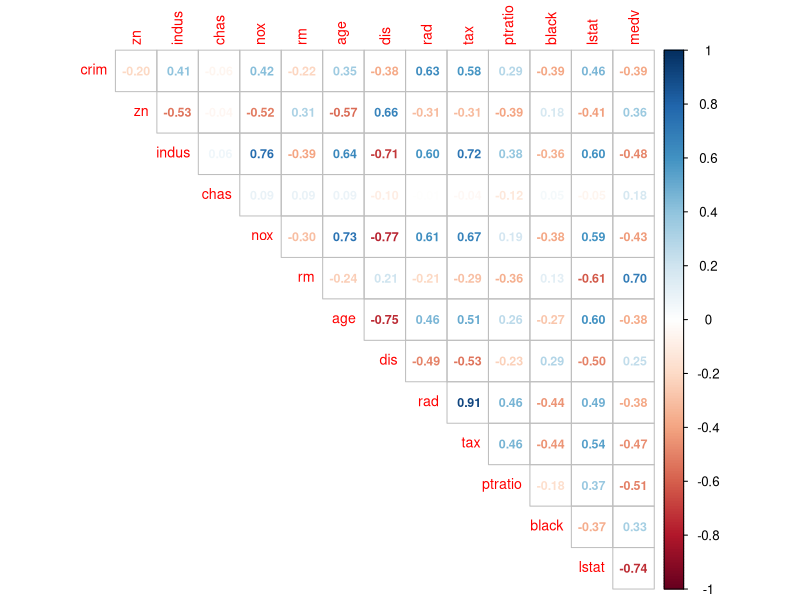
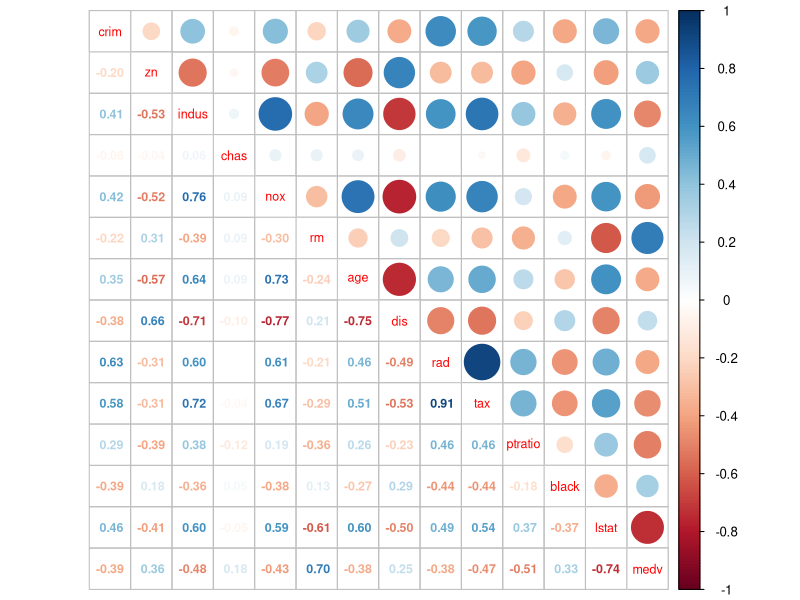
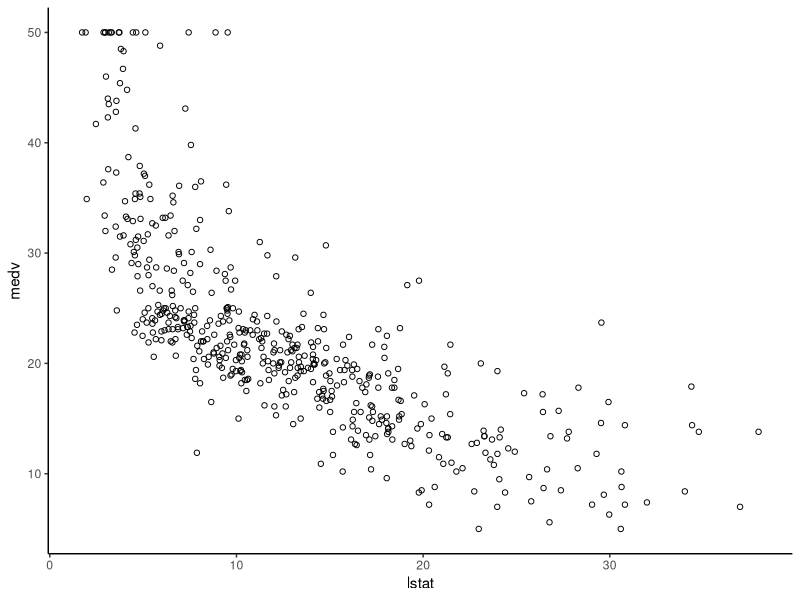
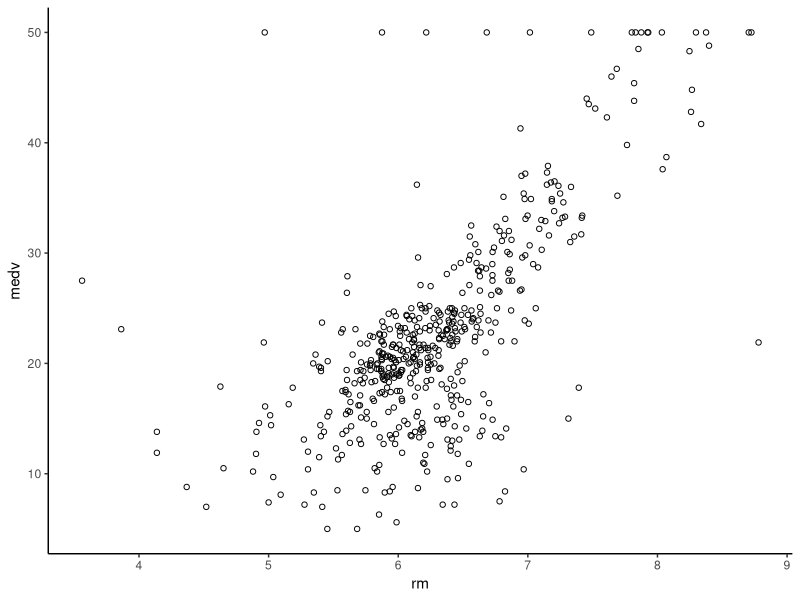
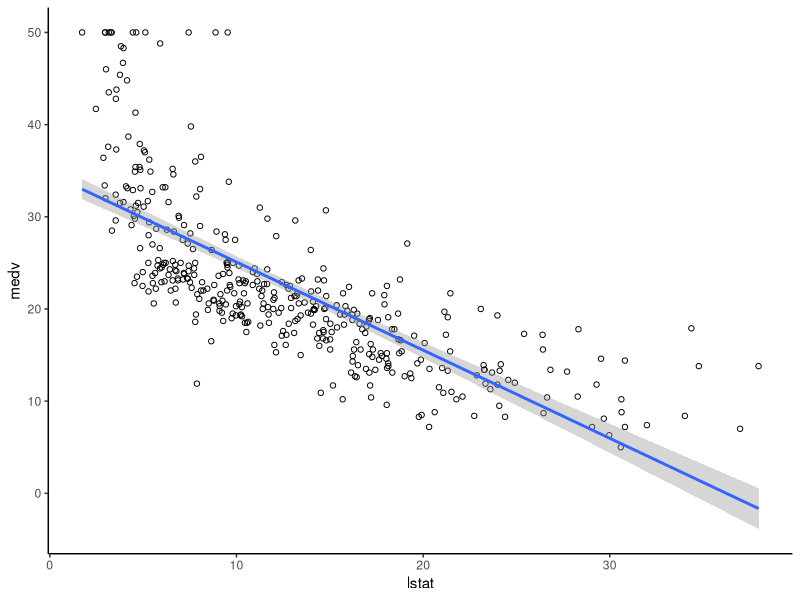
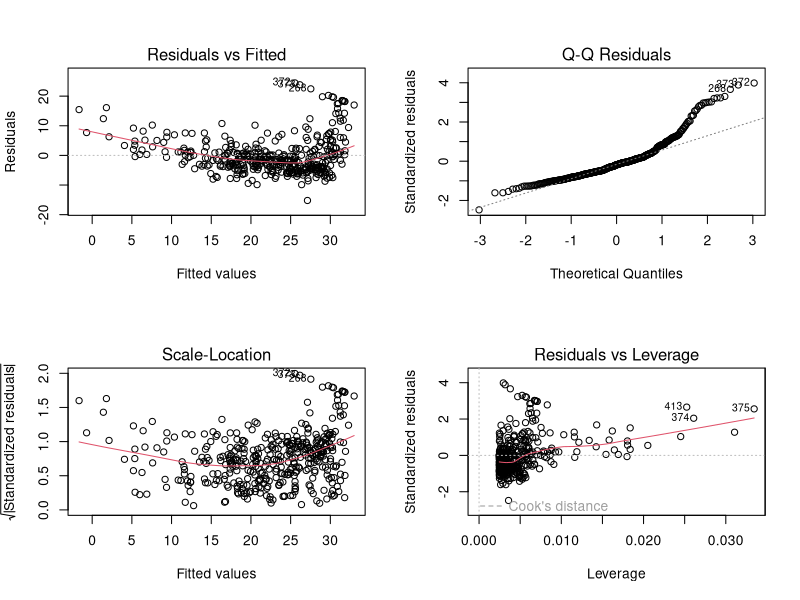
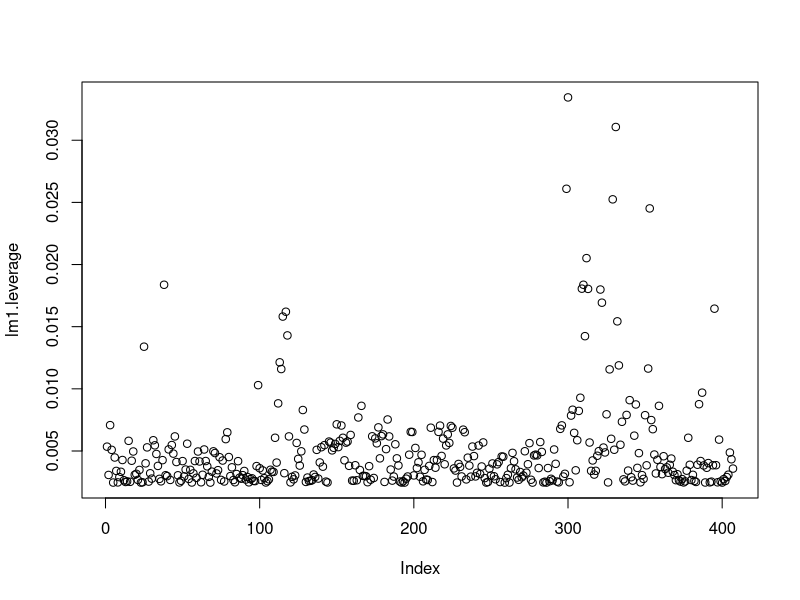
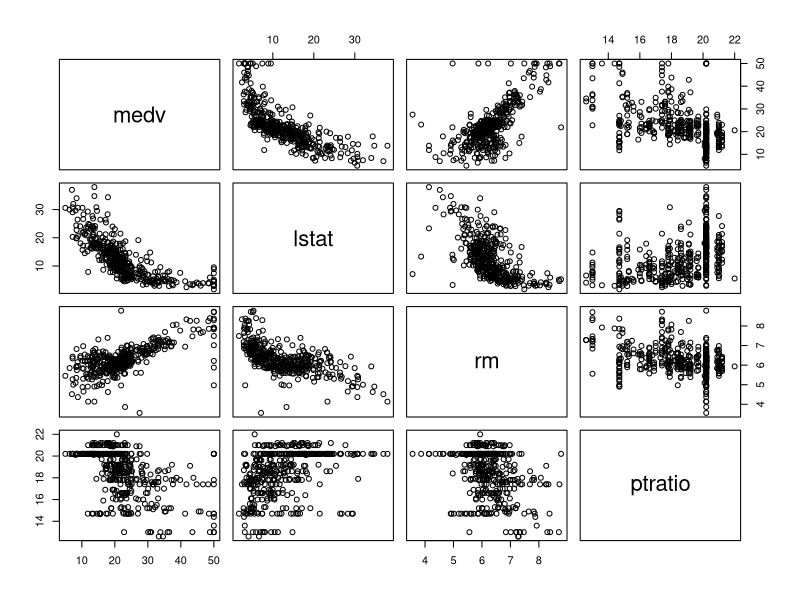

The R source for these figures, in order:
##########################
# Linear Regression
##########################

# load MASS, corrplot and ggplot2
library(MASS)
#install.packages('corrplot')
library(corrplot)
library(ggplot2)

# examine the structure of the Boston dataset
str(Boston)

# bring out the docs for the dataset 
?Boston

# compute the correlation matrix
corr.matrix <- cor(Boston)

# one option for plotting correlations: using colors to represent the extent of correlation
corrplot(corr.matrix, method = "number", type = "upper", diag = FALSE, number.cex=0.75, tl.cex = 0.85)

# another option, with both colors and exact correlation scores
corrplot.mixed(corr.matrix, tl.cex=0.75, number.cex=0.75)

#  plot *lstat* against the response variable
ggplot(data = Boston, mapping = aes(x = lstat, y = medv)) +
  geom_point(shape = 1) +
  theme_classic()

#  plot *rm* against the response variable
ggplot(data = Boston, mapping = aes(x = rm, y = medv)) +
  geom_point(shape = 1) +
  theme_classic()


#############################################
# Split the data into training and test sets
#############################################

# install.packages('caret')
library(caret)

# assure the replicability of the results by setting the seed 
set.seed(123)

# generate indices of the observations to be selected for the training set
train.indices <- createDataPartition(Boston$medv, p = 0.80, list = FALSE)
# select observations at the positions defined by the train.indices vector
train.boston <- Boston[train.indices,]
# select observations at the positions that are NOT in the train.indices vector
test.boston <- Boston[-train.indices,]


##########################
# Simple Linear Regression
##########################

# build an lm model with a formula: medv ~ lstat 
lm1 <- lm(medv ~ lstat, data = train.boston)

# print the model summary
summary(lm1)

# print all attributes stored in the fitted model 
names(lm1)

# print the coefficients
lm1$coefficients

# print the coefficients with the coef() f.
coef(lm1)

# compute the RSS
lm1_rss <- sum(lm1$residuals^2)
lm1_rss

# compute 95% confidence interval
confint(lm1, level = 0.95)

# plot the data points and the regression line
ggplot(data = train.boston, mapping = aes(x = lstat, y = medv)) +
  geom_point(shape = 1) +
  geom_smooth(method = "lm") +
  theme_classic()

##########################
## Making predictions
##########################

# calculate the predictions with the fitted model over the test data
medv_pred <- predict(lm1, newdata = test.boston)
head(medv_pred, 10)

# calculate the predictions with the fitted model over the test data, including the confidence interval
medv_pred <- predict(lm1, newdata = test.boston, interval = "confidence")
head(medv_pred, 10)

# calculate the predictions with the fitted model over the test data, including the prediction interval
medv_pred <- predict(lm1, newdata = test.boston, interval = "predict")
head(medv_pred, 10)


##########################
## Diagnostic Plots
##########################

# split the plotting area into 4 cells
par(mfrow=c(2,2))

# print the diagnostic plots
plot(lm1)

# reset the plotting area
par(mfrow=c(1,1)) 

# compute the leverage statistic
lm1.leverage <- hatvalues(lm1)
plot(lm1.leverage)

# calculate the number of high leverage points 
n <- nrow(train.boston)
p <- 1
cutoff <- 2*(p+1)/n
length(which(lm1.leverage > cutoff))

###############################
## Multiple Linear Regression
###############################

# generate the scatterplots for variables medv, lstat, rm, ptratio
pairs(~medv + lstat + rm + ptratio, data = train.boston)

# build an lm model with a train dataset using the formula: medv ~ lstat + rm + ptratio
lm2 <- lm(medv ~ lstat + rm + ptratio, data = train.boston)

# print the model summary
summary(lm2)

# calculate the predictions with the lm2 model over the test data
lm2.predict <- predict(lm2, newdata = test.boston)

# print out a few predictions
head(lm2.predict)

# combine the test set with the predictions
test.boston.lm2 <- cbind(test.boston, pred = lm2.predict) 

# plot actual (medv) vs. predicted values
ggplot(data = test.boston.lm2) + 
  geom_density(mapping = aes(x=medv, color = 'real')) +
  geom_density(mapping = aes(x=pred, color = 'predicted')) +
  scale_colour_discrete(name ="medv distribution") +
  theme_classic()

# calculate RSS
lm2.test.RSS <- sum((lm2.predict - test.boston$medv)^2)

# calculate TSS
lm.test.TSS <- sum((mean(train.boston$medv) - test.boston$medv)^2)

# calculate R-squared on the test data
lm2.test.R2 <- 1 - lm2.test.RSS/lm.test.TSS
lm2.test.R2

# calculate RMSE
lm2.test.RMSE <- sqrt(lm2.test.RSS/nrow(test.boston))
lm2.test.RMSE

# compare medv mean to the RMSE
mean(test.boston$medv)
lm2.test.RMSE/mean(test.boston$medv)

# build an lm model with the training set using all of the variables
lm3 <- lm(medv ~ ., data = train.boston) # note the use of '.' to mean all variables

# print the model summary
summary(lm3)

# check for multicolinearity using the vif function (from the 'car' package)
library(car)

# calculate vif
vif(lm3)

# calculate square root of the VIF
sort(sqrt(vif(lm3)))

# build an lm model with the training set using all of the variables except 'rad'
# (multicolinearity was detected for 'rad') 
lm4 <- lm(medv ~ . - rad, data = train.boston) # note the use of '-' to exclude the rad variable

# print the model summary
summary(lm4)

# calculate the predictions with the new model over the test data
lm4.predict <- predict(lm4, newdata = test.boston)

# print out a few predictions
head(lm4.predict)

# combine the test set with the predictions
test.boston.lm4 <- cbind(test.boston, pred = lm4.predict) 

# plot actual (medv) vs. predicted values
ggplot(data = test.boston.lm4) + 
  geom_density(mapping = aes(x=medv, color = 'real')) +
  geom_density(mapping = aes(x=pred, color = 'predicted')) +
  scale_colour_discrete(name ="medv distribution") +
  theme_classic()

# calculate RSS
lm4.test.RSS <- sum((lm4.predict - test.boston$medv)^2)

# calculate R-squared on the test data
lm4.test.R2 <- 1 - lm4.test.RSS/lm.test.TSS
lm4.test.R2

# calculate RMSE
lm4.test.RMSE <- sqrt(lm4.test.RSS/nrow(test.boston))
lm4.test.RMSE

